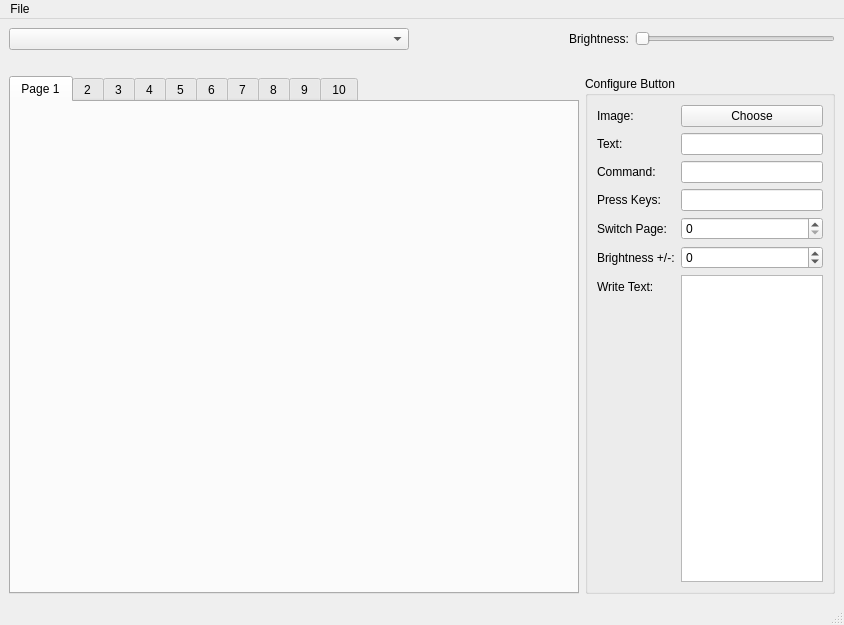
<?xml version="1.0" encoding="UTF-8"?>
<ui version="4.0">
 <class>MainWindow</class>
 <widget class="QMainWindow" name="MainWindow">
  <property name="geometry">
   <rect>
    <x>0</x>
    <y>0</y>
    <width>844</width>
    <height>625</height>
   </rect>
  </property>
  <property name="windowTitle">
   <string>Streamdeck</string>
  </property>
  <widget class="QWidget" name="centralwidget">
   <layout class="QVBoxLayout" name="verticalLayout_2">
    <item>
     <layout class="QVBoxLayout" name="verticalLayout">
      <item>
       <layout class="QHBoxLayout" name="horizontalLayout_3">
        <item>
         <widget class="QComboBox" name="device_list">
          <property name="minimumSize">
           <size>
            <width>400</width>
            <height>0</height>
           </size>
          </property>
         </widget>
        </item>
        <item>
         <spacer name="horizontalSpacer">
          <property name="orientation">
           <enum>Qt::Horizontal</enum>
          </property>
          <property name="sizeHint" stdset="0">
           <size>
            <width>40</width>
            <height>20</height>
           </size>
          </property>
         </spacer>
        </item>
        <item>
         <widget class="QLabel" name="label_4">
          <property name="sizePolicy">
           <sizepolicy hsizetype="Fixed" vsizetype="Preferred">
            <horstretch>0</horstretch>
            <verstretch>0</verstretch>
           </sizepolicy>
          </property>
          <property name="text">
           <string>Brightness:</string>
          </property>
         </widget>
        </item>
        <item>
         <widget class="QSlider" name="brightness">
          <property name="sizePolicy">
           <sizepolicy hsizetype="Minimum" vsizetype="Fixed">
            <horstretch>0</horstretch>
            <verstretch>0</verstretch>
           </sizepolicy>
          </property>
          <property name="minimumSize">
           <size>
            <width>200</width>
            <height>0</height>
           </size>
          </property>
          <property name="orientation">
           <enum>Qt::Horizontal</enum>
          </property>
         </widget>
        </item>
       </layout>
      </item>
      <item>
       <layout class="QHBoxLayout" name="horizontalLayout">
        <property name="topMargin">
         <number>20</number>
        </property>
        <item>
         <widget class="QTabWidget" name="pages">
          <property name="autoFillBackground">
           <bool>false</bool>
          </property>
          <property name="styleSheet">
           <string notr="true">b</string>
          </property>
          <property name="currentIndex">
           <number>0</number>
          </property>
          <widget class="QWidget" name="page_1">
           <attribute name="title">
            <string>Page 1</string>
           </attribute>
           <layout class="QGridLayout" name="gridLayout_2"/>
          </widget>
          <widget class="QWidget" name="page_2">
           <attribute name="title">
            <string>2</string>
           </attribute>
           <layout class="QGridLayout" name="gridLayout_3"/>
          </widget>
          <widget class="QWidget" name="page_3">
           <attribute name="title">
            <string>3</string>
           </attribute>
           <layout class="QGridLayout" name="gridLayout_11"/>
          </widget>
          <widget class="QWidget" name="page_4">
           <attribute name="title">
            <string>4</string>
           </attribute>
           <layout class="QGridLayout" name="gridLayout_10"/>
          </widget>
          <widget class="QWidget" name="page_5">
           <attribute name="title">
            <string>5</string>
           </attribute>
           <layout class="QGridLayout" name="gridLayout_9"/>
          </widget>
          <widget class="QWidget" name="page_6">
           <attribute name="title">
            <string>6</string>
           </attribute>
           <layout class="QGridLayout" name="gridLayout_8"/>
          </widget>
          <widget class="QWidget" name="page_7">
           <attribute name="title">
            <string>7</string>
           </attribute>
           <layout class="QGridLayout" name="gridLayout_7"/>
          </widget>
          <widget class="QWidget" name="page_8">
           <attribute name="title">
            <string>8</string>
           </attribute>
           <layout class="QGridLayout" name="gridLayout_6"/>
          </widget>
          <widget class="QWidget" name="page_9">
           <attribute name="title">
            <string>9</string>
           </attribute>
           <layout class="QGridLayout" name="gridLayout_5"/>
          </widget>
          <widget class="QWidget" name="tab_10">
           <attribute name="title">
            <string>10</string>
           </attribute>
           <layout class="QGridLayout" name="gridLayout_4"/>
          </widget>
         </widget>
        </item>
        <item>
         <widget class="QGroupBox" name="groupBox">
          <property name="minimumSize">
           <size>
            <width>250</width>
            <height>0</height>
           </size>
          </property>
          <property name="maximumSize">
           <size>
            <width>250</width>
            <height>16777215</height>
           </size>
          </property>
          <property name="title">
           <string>Configure Button</string>
          </property>
          <layout class="QVBoxLayout" name="verticalLayout_3">
           <item>
            <layout class="QFormLayout" name="formLayout">
             <item row="0" column="0">
              <widget class="QLabel" name="label">
               <property name="text">
                <string>Image:</string>
               </property>
              </widget>
             </item>
             <item row="0" column="1">
              <widget class="QPushButton" name="imageButton">
               <property name="text">
                <string>Choose</string>
               </property>
              </widget>
             </item>
             <item row="1" column="0">
              <widget class="QLabel" name="label_2">
               <property name="text">
                <string>Text:</string>
               </property>
              </widget>
             </item>
             <item row="1" column="1">
              <widget class="QLineEdit" name="text"/>
             </item>
             <item row="2" column="0">
              <widget class="QLabel" name="label_3">
               <property name="text">
                <string>Command:</string>
               </property>
              </widget>
             </item>
             <item row="2" column="1">
              <widget class="QLineEdit" name="command"/>
             </item>
             <item row="3" column="0">
              <widget class="QLabel" name="label_5">
               <property name="text">
                <string>Press Keys:</string>
               </property>
              </widget>
             </item>
             <item row="3" column="1">
              <widget class="QLineEdit" name="keys"/>
             </item>
             <item row="6" column="0">
              <widget class="QLabel" name="label_6">
               <property name="text">
                <string>Write Text:</string>
               </property>
              </widget>
             </item>
             <item row="6" column="1">
              <widget class="QPlainTextEdit" name="write"/>
             </item>
             <item row="4" column="0">
              <widget class="QLabel" name="label_8">
               <property name="text">
                <string>Switch Page:</string>
               </property>
              </widget>
             </item>
             <item row="4" column="1">
              <widget class="QSpinBox" name="switch_page">
               <property name="minimum">
                <number>0</number>
               </property>
               <property name="maximum">
                <number>10</number>
               </property>
               <property name="value">
                <number>0</number>
               </property>
              </widget>
             </item>
             <item row="5" column="0">
              <widget class="QLabel" name="label_7">
               <property name="text">
                <string>Brightness +/-:</string>
               </property>
              </widget>
             </item>
             <item row="5" column="1">
              <widget class="QSpinBox" name="change_brightness">
               <property name="minimum">
                <number>-99</number>
               </property>
              </widget>
             </item>
            </layout>
           </item>
          </layout>
         </widget>
        </item>
       </layout>
      </item>
     </layout>
    </item>
   </layout>
  </widget>
  <widget class="QMenuBar" name="menubar">
   <property name="geometry">
    <rect>
     <x>0</x>
     <y>0</y>
     <width>844</width>
     <height>30</height>
    </rect>
   </property>
   <widget class="QMenu" name="menuFile">
    <property name="title">
     <string>File</string>
    </property>
    <addaction name="actionImport"/>
    <addaction name="actionExport"/>
   </widget>
   <addaction name="menuFile"/>
  </widget>
  <widget class="QStatusBar" name="statusbar"/>
  <action name="actionImport">
   <property name="text">
    <string>Import</string>
   </property>
  </action>
  <action name="actionExport">
   <property name="text">
    <string>Export</string>
   </property>
  </action>
 </widget>
 <resources/>
 <connections/>
</ui>
